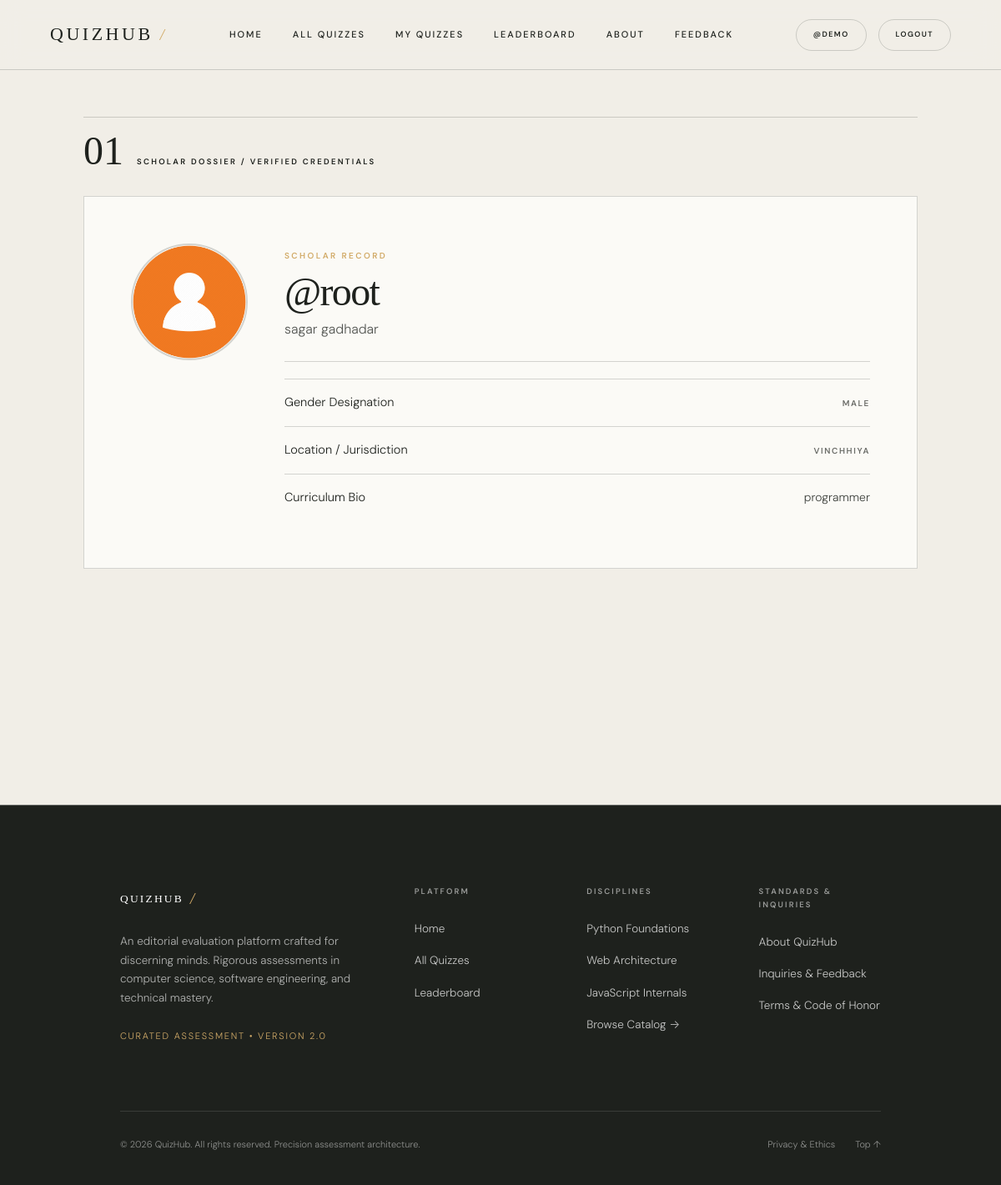
/user/profile/root (signed in), run on the app's committed database.
### account/models.py (models this page shows, shortened)
class Profile(models.Model):
    user = models.OneToOneField(User, on_delete=models.CASCADE, null=True)
    bio = models.TextField(blank=True, null=True)
    profile_img = models.ImageField(upload_to='profile_image', default='user.png', blank=True, null=True)
    location = models.CharField(max_length=100, blank=True, null=True)
    GENDER = (
        ('Male', 'Male'),
        ('Female', 'Female'),
        ('Other', 'Other'),
    )
    gender = models.CharField(max_length=6, choices=GENDER, blank=True, null=True)

### account/views.py (the view)
# urls.py: path('profile/<str:username>', views.profile, name='profile'),
@login_required(login_url='login')
def profile(request, username):
    try:
        user_object = User.objects.get(username=username)
        user_profile = Profile.objects.get(user=user_object)
    except (User.DoesNotExist, Profile.DoesNotExist):
        raise Http404("User or Profile not found.")
    context = {'user_profile': user_profile}
    return render(request, 'profile.html', context)

### templates/profile.html (shortened to what this page needs)
{% extends "index.html" %}
{% load static %}
{% block content %}
<section class="section-pad chapter-paper" style="padding-top: 140px; min-height: 85vh;">
    <div class="zh-container zh-container-narrow">
        <div class="section-number">
            <span class="sn-num">01</span>
            <span>Scholar Dossier / Verified Credentials</span>
        </div>
        <div class="zh-card-light reveal" style="padding: clamp(32px, 5vw, 56px); margin-bottom: 40px;">
            <div style="display: flex; gap: clamp(24px, 4vw, 44px); align-items: flex-start; flex-wrap: wrap;">
                <div style="flex-shrink: 0;">
                    {% if user_profile.profile_img and user_profile.profile_img.url %}
                    <img src="{{ user_profile.profile_img.url }}"
                         alt="{{ user_profile.user.username }}"
                         style="width: 140px; height: 140px; border-radius: 50%; object-fit: cover; border: 2px solid var(--line);">
                    {% else %}
                    <div style="width: 140px; height: 140px; border-radius: 50%; background: var(--ink); color: #ffffff; display: flex; align-items: center; justify-content: center; font-family: var(--serif); font-size: 54px;">
                        {{ user_profile.user.username|slice:":1"|upper }}
                    </div>
                    {% endif %}
                </div>
                <div style="flex: 1; min-width: 240px;">
                    <div style="display: flex; justify-content: space-between; align-items: baseline; flex-wrap: wrap; gap: 14px; margin-bottom: 12px;">
                        <div>
                            <span class="eyebrow" style="margin: 0; padding: 0; border: none; color: var(--ochre);">
                                Scholar Record
                            </span>
                            <h2 style="font-size: clamp(32px, 4vw, 50px); line-height: 1; margin: 8px 0;">
                                @{{ user_profile.user.username }}
                            </h2>
                            <p style="font-size: 16px; opacity: 0.75; margin: 0;">
                                {{ user_profile.user.first_name|default:"" }} {{ user_profile.user.last_name|default:"" }}
                            </p>
                        </div>
                    </div>
                    <div style="margin-top: 24px; padding-top: 20px; border-top: 1px solid var(--line);">
                        <ul class="zh-list-editorial">
                            <li>
                                <span>Gender Designation</span>
                                <span class="metric">{{ user_profile.gender|default:"Unspecified" }}</span>
                            </li>
                            <li>
                                <span>Location / Jurisdiction</span>
                                <span class="metric">{{ user_profile.location|default:"Not specified" }}</span>
                            </li>
                            <li>
                                <span>Curriculum Bio</span>
                                <span style="font-size: 14px; opacity: 0.85; max-width: 380px; text-align: right;">
                                    {{ user_profile.bio|default:"No curriculum bio provided." }}
                                </span>
                            </li>
                        </ul>
                    </div>
                </div>
            </div>
        </div>
    </div>
</section>
{% endblock content %}

### templates/components/navbar.html (shortened to what this page needs)
{% load static %}
<header class="site-header" data-header>
    <a href="{% url 'home' %}" class="wordmark" aria-label="QuizHub Home">
        QuizHub <em>/</em>
    </a>
    <nav class="desktop-nav" aria-label="Main Navigation">
        <a href="{% url 'home' %}">Home</a>
        <a href="{% url 'all_quiz' %}">All Quizzes</a>
        {% if request.user.is_authenticated %}
        <a href="{% url 'my_quizzes' %}">My Quizzes</a>
        {% endif %}
        <a href="{% url 'leaderboard' %}">Leaderboard</a>
        <a href="{% url 'about' %}">About</a>
        <a href="{% url 'contactUs' %}">Feedback</a>
    </nav>
    <div class="header-actions">
        {% if request.user.is_authenticated %}
            <a href="{% url 'profile' request.user.username %}" class="zh-btn zh-btn-outline zh-btn-sm header-cta">
                @{{ request.user.username }}
            </a>
            <a href="{% url 'logout' %}" class="zh-btn zh-btn-outline zh-btn-sm header-cta">
                Logout
            </a>
        {% endif %}
    </div>
</header>

### data on the page
Profile: profile_img (placeholder picture), user.username "root", user.first_name "sagar", user.last_name "gadhadar", gender "MALE", location "VINCHHIYA", bio "programmer"

### other printed values
{{ request.user.username }} "DEMO"
